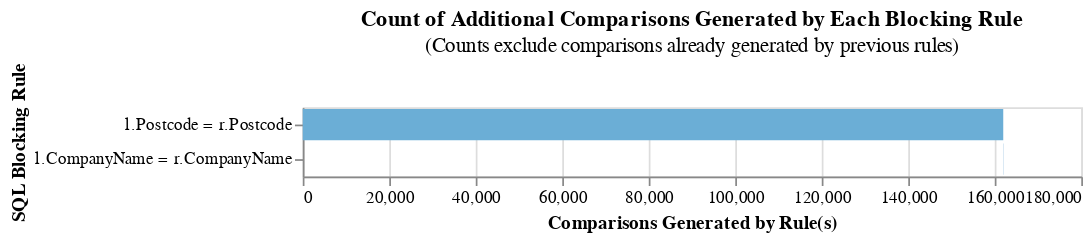

Notebook code for this chart:
### Code cell
linker.cumulative_num_comparisons_from_blocking_rules_chart()

### Figure 1 — Vega-Lite specification as saved in the notebook (floating-point values rounded to 4 significant figures)
{"config": {"view": {"continuousWidth": 300, "continuousHeight": 300}}, "data": {"name": "data-267ad8e4ae8701d684bb8e426272dfcd"}, "mark": "bar", "encoding": {"color": {"field": "rule", "legend": null, "scale": {"scheme": "category20c"}}, "order": {"field": "cumulative_rows"}, "tooltip": [{"field": "rule", "title": "SQL Condition", "type": "nominal"}, {"field": "row_count", "format": ",", "title": "Comparisons Generated", "type": "quantitative"}, {"field": "cumulative_rows", "format": ",", "title": "Cumulative Comparisons", "type": "quantitative"}, {"field": "cartesian", "format": ",", "title": "Cartesian Product of Input Data", "type": "quantitative"}, {"field": "reduction_ratio", "title": "Reduction Ratio (cumulative rows/cartesian product)", "type": "nominal"}], "x": {"field": "start", "title": "Comparisons Generated by Rule(s)", "type": "quantitative"}, "x2": {"field": "cumulative_rows"}, "y": {"field": "rule", "sort": ["-x2"], "title": "SQL Blocking Rule"}}, "height": {"step": 20}, "title": {"text": "Count of Additional Comparisons Generated by Each Blocking Rule", "subtitle": "(Counts exclude comparisons already generated by previous rules)"}, "width": 450, "$schema": "https://vega.github.io/schema/vega-lite/v5.9.3.json", "datasets": {"data-267ad8e4ae8701d684bb8e426272dfcd": [{"row_count": 161965, "rule": "l.Postcode = r.Postcode", "cumulative_rows": 161965, "cartesian": 514525152, "reduction_ratio": "The rolling reduction ratio with your given blocking rule(s) is 0.999685. This represents the reduction in the total number of comparisons due to your rule(s).", "start": 0}, {"row_count": 40, "rule": "l.CompanyName = r.CompanyName", "cumulative_rows": 162005, "cartesian": 514525152, "reduction_ratio": "The rolling reduction ratio with your given blocking rule(s) is 0.999685. This represents the reduction in the total number of comparisons due to your rule(s).", "start": 161965}]}}
